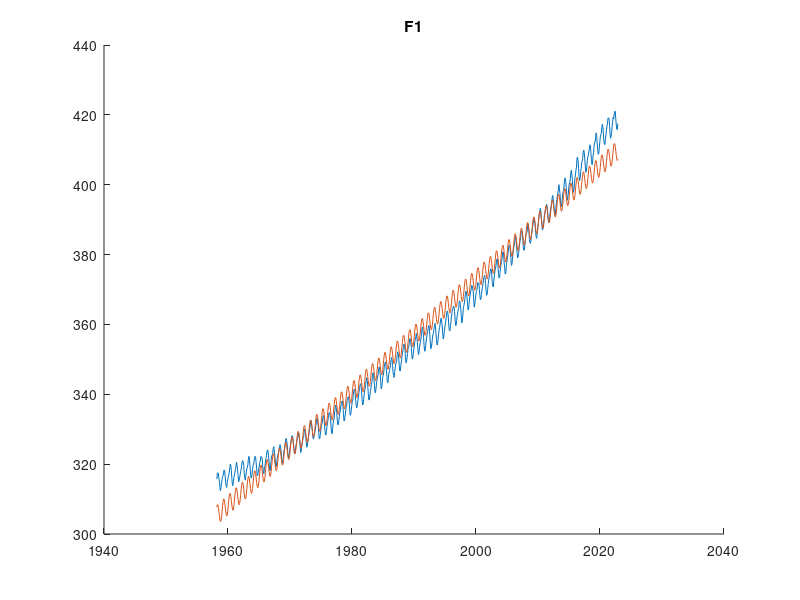
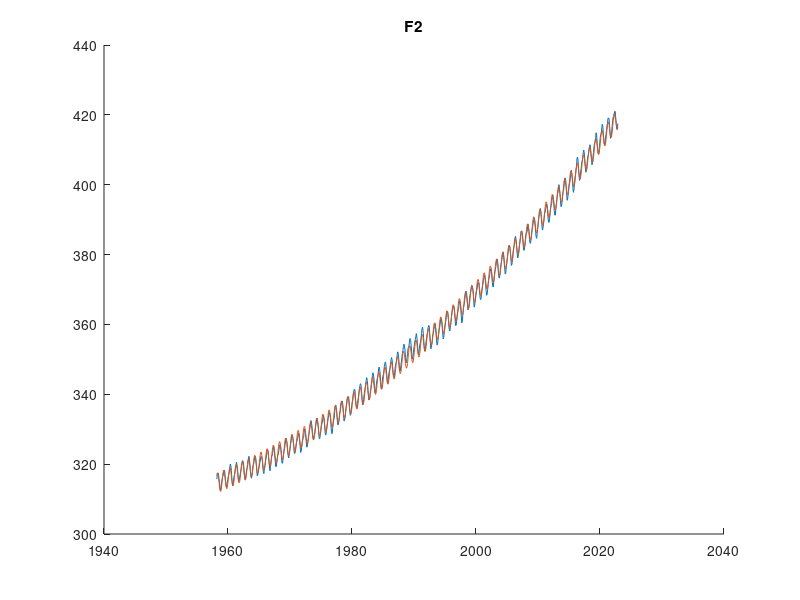

Reproduce these figures in MATLAB, in order.
P = load("data.txt");
D = P(:, 3:4); % D(1) = date_decimal, D(2) = value

% model F1(a, b, c, d, t) = a1 * t + b1 + c1 * sin(2π * t) + d1 * cos(2π * t)
f1 = @(t)  [t, 1, sin(2*pi*t), cos(2*pi*t)];
for i = 1:size(D, 1)
    t = D(i, 1);
    A1(i, :) = f1(t);
end

x = A1 \ D(: , 2);

for i = 1:size(D, 1)
    t = D(i, 1);
    F1(i) = f1(t) * x; 
end

figure
title("F1")
hold on
plot(D(:, 1), D(:, 2))
plot(D(:, 1), F1)


% model F2(a, b, c, d, e, t) = a2 * t ^ 2 + b2 * t + c2 + d2 * sin(2π * t) + e2 * cos(2π * t)
f2 = @(t)  [t^2, t, 1, sin(2*pi*t), cos(2*pi*t)];
for i = 1:size(D, 1)
    t = D(i, 1);
    A2(i, :) = f2(t);
end

x = A2 \ D(: , 2);

for i = 1:size(D, 1)
    t = D(i, 1);
    F2(i) = f2(t) * x; 
end

figure
title("F2")
hold on
plot(D(:, 1), D(:, 2))
plot(D(:, 1), F2)